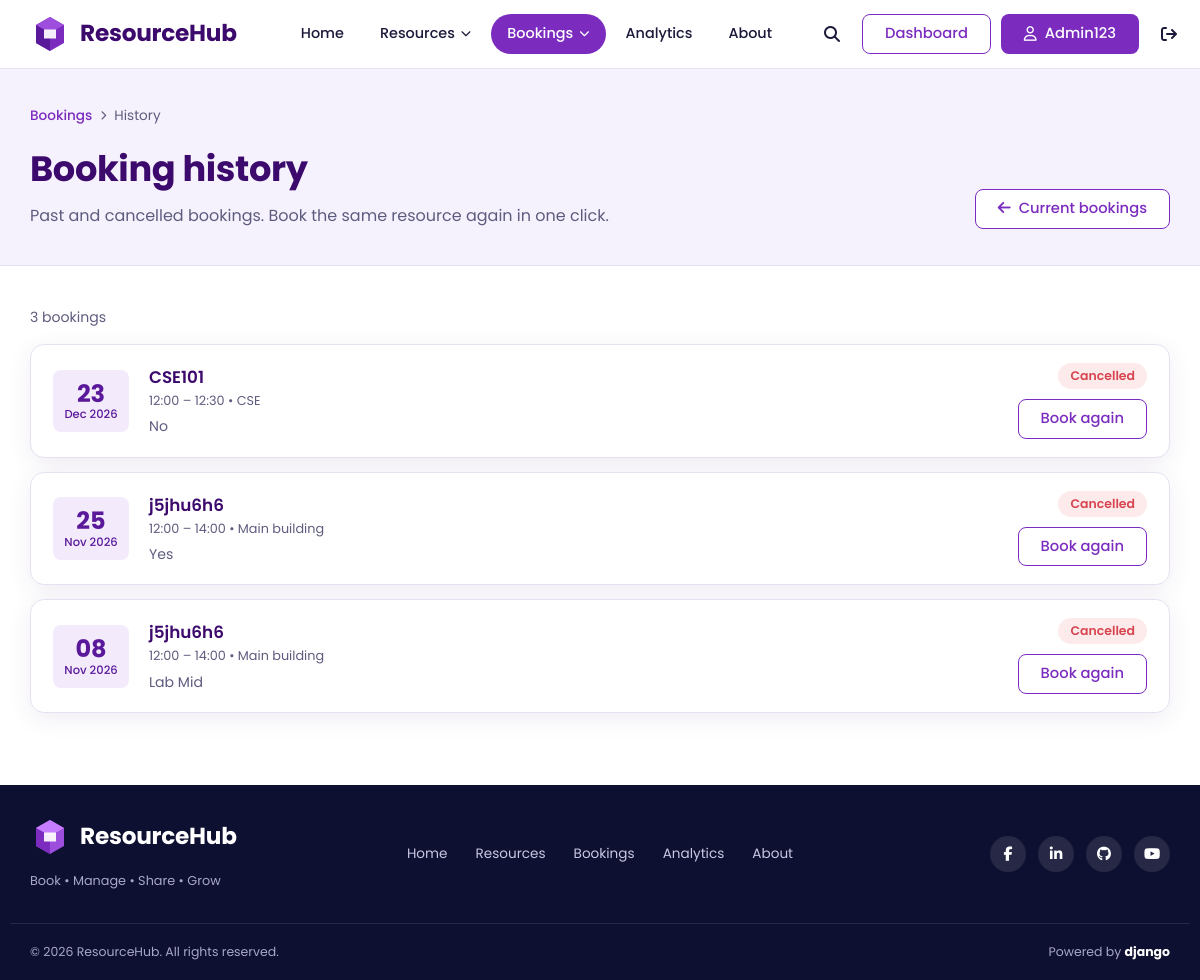
/bookings/history/ (signed in), run on an earlier commit of the app's database.
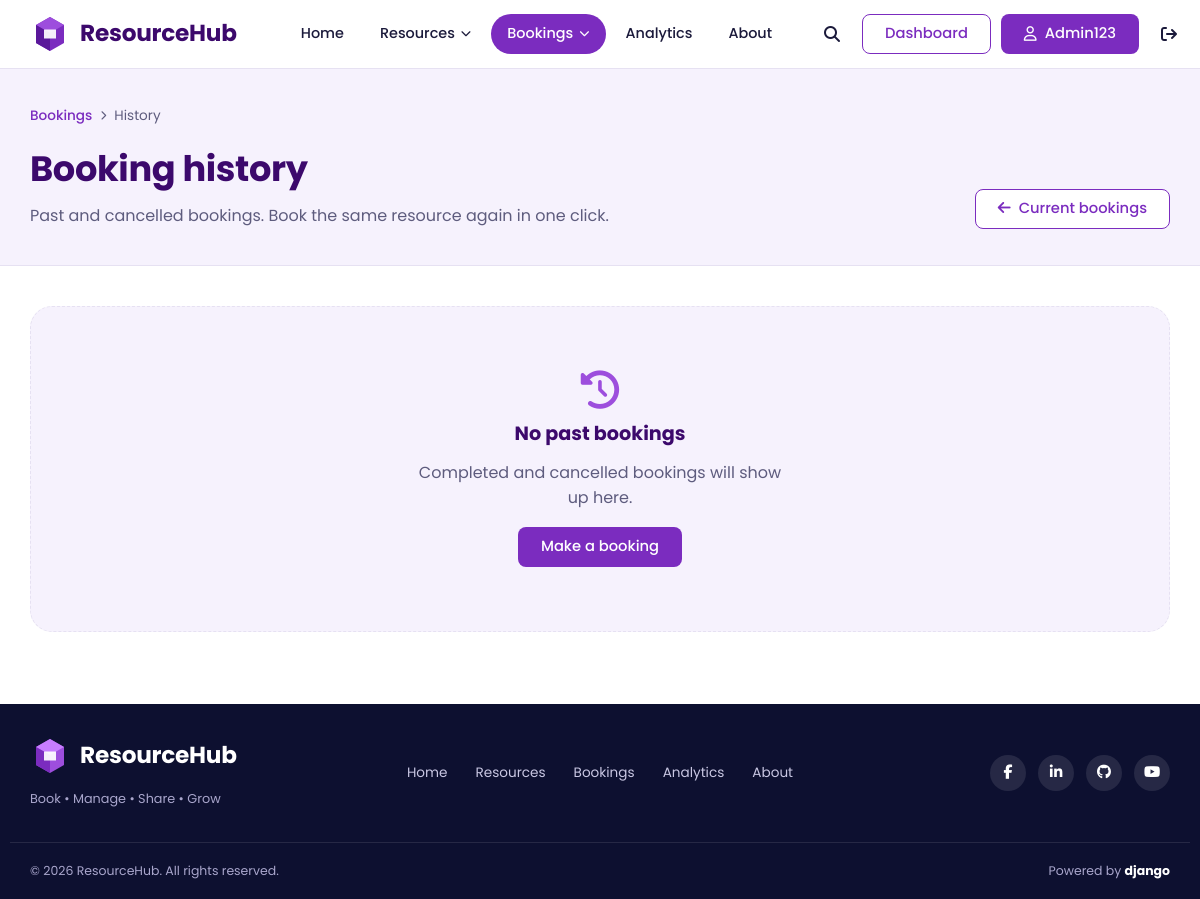
And on a later commit of the database.
### bookings/models.py (models this page shows)
class Booking(models.Model):
    user = models.ForeignKey('accounts.User', on_delete=models.CASCADE, related_name='bookings')
    resource = models.ForeignKey('resources.Resource', on_delete=models.CASCADE, related_name='bookings')
    start_time = models.DateTimeField()
    end_time = models.DateTimeField()
    purpose = models.TextField()
    priority_score = models.FloatField(default=0)
    is_recurring = models.BooleanField(default=False)
    recurrence_rule = models.CharField(max_length=100, blank=True)
    status = models.CharField(max_length=50, default='Pending')
    created_at = models.DateTimeField(auto_now_add=True)

### resources/models.py (models this page shows, shortened)
class Resource(models.Model):
    name = models.CharField(max_length=200)
    category = models.ForeignKey(ResourceCategory, on_delete=models.CASCADE)
    department = models.CharField(max_length=100)
    capacity = models.PositiveIntegerField()
    location = models.CharField(max_length=200)
    qr_code = models.CharField(
        max_length=255,
        unique=True,
        default=uuid.uuid4,
        editable=False
    )
    device_code = models.CharField(
        max_length=100,
        unique=True,
        default=generate_device_code,
        editable=False
    )
    open_time = models.TimeField()
    close_time = models.TimeField()
    status = models.CharField(max_length=50)
    description = models.TextField()

### bookings/views.py (the view)
# urls.py: path('history/', views.booking_history, name='booking_history'),
@login_required
def booking_history(request):
    bookings = Booking.objects.filter(user=request.user).filter(
        Q(end_time__lt=timezone.now()) | Q(status__in=['Cancelled', 'Completed'])
    ).select_related('resource').order_by('-start_time')
    return render(request, 'bookings/booking_history.html', {'bookings': bookings})

### templates/bookings/booking_history.html (shortened to what this page needs)
{% extends 'core/base.html' %}
{% load static %}
{% block extra_css %}<link rel="stylesheet" href="{% static 'css/bookings.css' %}">{% endblock %}
{% block content %}
<section class="page-head">
  <div class="container">
    <nav class="breadcrumb" aria-label="Breadcrumb">
      <a href="{% url 'bookings:booking_list' %}">Bookings</a>
      <i class="fa-solid fa-chevron-right" aria-hidden="true"></i>
      <span>History</span>
    </nav>
    <div class="page-head-inner">
      <div>
        <h1>Booking history</h1>
        <p>Past and cancelled bookings. Book the same resource again in one click.</p>
      </div>
      <a class="btn btn-outline" href="{% url 'bookings:booking_list' %}"><i class="fa-solid fa-arrow-left" aria-hidden="true"></i> Current bookings</a>
    </div>
  </div>
</section>
<section class="section">
  <div class="container">
    {% if bookings %}
    <p class="result-count">{{ bookings|length }} booking{{ bookings|length|pluralize }}</p>
    <div class="history-list">
      {% for b in bookings %}
      <article class="history-item">
        <div class="history-date">
          <strong>{{ b.start_time|date:"d" }}</strong>
          <span>{{ b.start_time|date:"M Y" }}</span>
        </div>
        <div class="history-body">
          <h2><a href="{% url 'bookings:booking_detail' b.id %}">{{ b.resource.name }}</a></h2>
          <p class="row-sub">{{ b.start_time|time:"H:i" }} – {{ b.end_time|time:"H:i" }} &bull; {{ b.resource.location }}</p>
          <p class="history-purpose">{{ b.purpose|truncatechars:90 }}</p>
        </div>
        <div class="history-side">
          <span class="badge badge-{{ b.status|lower|slugify }}">{{ b.status }}</span>
          <a class="btn btn-outline" href="{% url 'bookings:create_booking' b.resource.id %}">Book again</a>
        </div>
      </article>
      {% endfor %}
    </div>
    {% else %}
    <div class="empty-state">
      <i class="fa-solid fa-clock-rotate-left" aria-hidden="true"></i>
      <h2>No past bookings</h2>
      <p>Completed and cancelled bookings will show up here.</p>
     <a class="btn btn-primary" href="{% url 'resources:resource_list' %}">
    Make a booking
</a>
    </div>
    {% endif %}
  </div>
</section>
{% endblock %}

What changed in the data, as far as the page shows it:
removed Booking: start_time "23", start_time "Dec 2026", resource.name "CSE101", start_time "12:00", end_time "12:30", resource.location "CSE", purpose "No", status "Cancelled"
removed Booking: start_time "25", start_time "Nov 2026", resource.name "j5jhu6h6", start_time "12:00", end_time "14:00", resource.location "Main building", purpose "Yes", status "Cancelled"
removed Booking: start_time "08", start_time "Nov 2026", resource.name "j5jhu6h6", start_time "12:00", end_time "14:00", resource.location "Main building", purpose "Lab Mid", status "Cancelled"
Also different on the page:
{{ bookings|length }}: "3" → (not shown)
text no longer shown: "booking"
text now shown: "No past bookings Completed and cancelled bookings will show up here. Make a booking"
